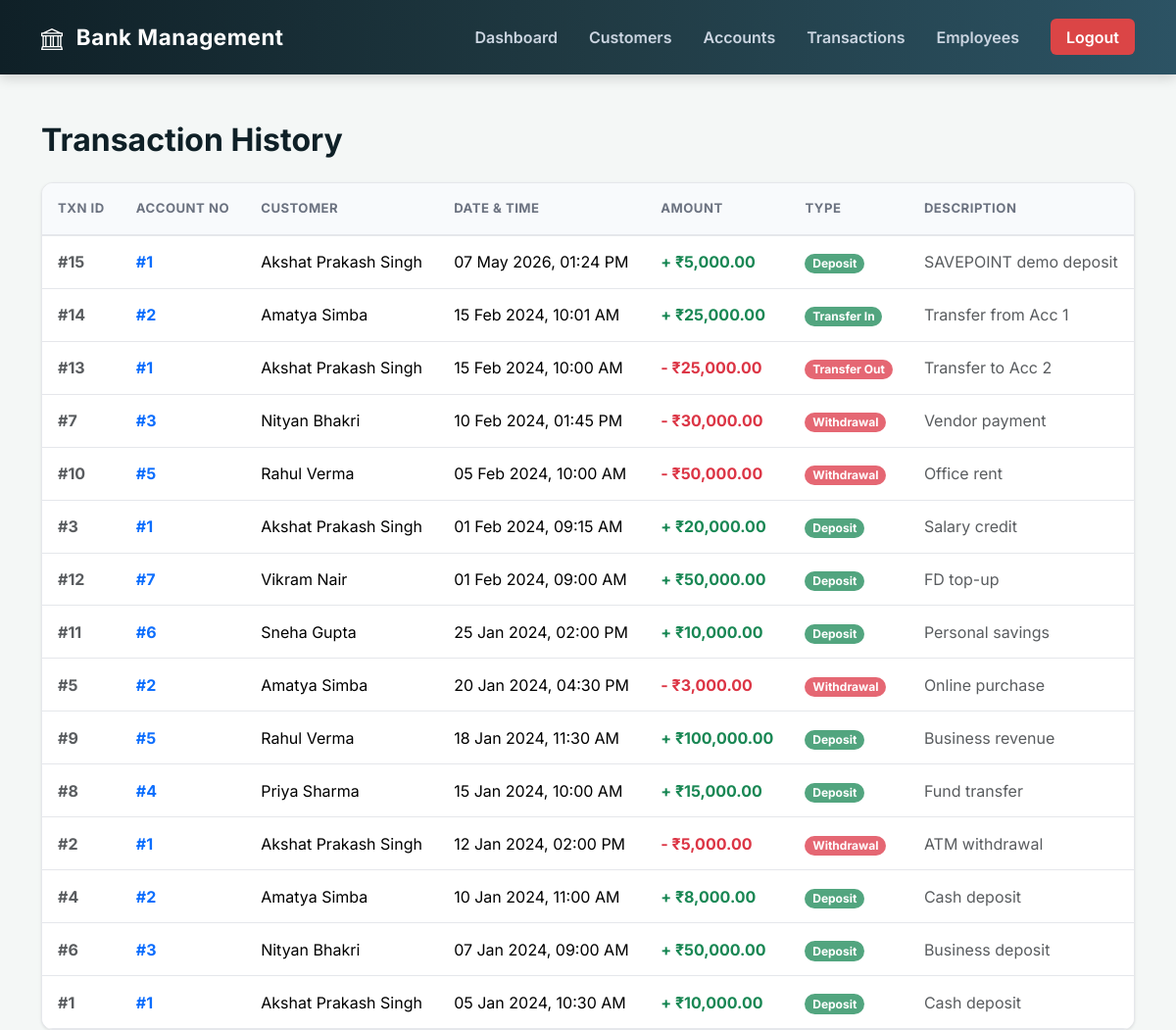
/transactions.php (signed in), run on the app's committed database.
### tables this page shows
CREATE TABLE TRANSACTION_LOG (
    Transaction_ID  INT            PRIMARY KEY AUTO_INCREMENT,
    Account_No      INT            NOT NULL,
    Txn_Date        DATETIME       NOT NULL DEFAULT CURRENT_TIMESTAMP,
    Amount          DECIMAL(15,2)  NOT NULL,
    Txn_Type        ENUM('Deposit','Withdrawal','Transfer In','Transfer Out') NOT NULL,
    Description     VARCHAR(255),
    Balance_After   DECIMAL(15,2)  NOT NULL,
    CONSTRAINT fk_txn_acc FOREIGN KEY (Account_No) REFERENCES ACCOUNT(Account_No) ON DELETE RESTRICT,
    CONSTRAINT chk_amount CHECK (Amount > 0)
);

CREATE TABLE CUSTOMER (
    Customer_ID   INT            PRIMARY KEY AUTO_INCREMENT,
    Name          VARCHAR(100)   NOT NULL,
    Address       VARCHAR(200),
    Phone_No      VARCHAR(15)    UNIQUE NOT NULL,
    Email         VARCHAR(100)   UNIQUE,
    DOB           DATE,
    City          VARCHAR(80),
    State         VARCHAR(80)
);

### transactions.php (the view, shortened to what this page needs)
<?php
include("db.php");
?>
<?php include("navbar.php"); ?>
<div class="container mt-5">
    <h2 class="mb-4" style="font-weight: 700; color: var(--primary-dark);">Transaction History</h2>
    <div class="bank-table-wrapper">
        <table class="table bank-table table-hover table-borderless">
            <thead>
                <tr>
                    <th>Txn ID</th>
                    <th>Account No</th>
                    <th>Customer</th>
                    <th>Date &amp; Time</th>
                    <th>Amount</th>
                    <th>Type</th>
                    <th>Description</th>
                </tr>
            </thead>
            <tbody>
            <?php
            $result = $conn->query("
                SELECT T.*, C.Name AS Customer_Name
                FROM TRANSACTION_LOG T
                JOIN ACCOUNT A ON T.Account_No = A.Account_No
                JOIN CUSTOMER C ON A.Customer_ID = C.Customer_ID
                ORDER BY T.Txn_Date DESC
            ");
            while ($row = $result->fetch_assoc()) {
                $isCredit  = in_array($row['Txn_Type'], ['Deposit', 'Transfer In']);
                $amtClass  = $isCredit ? 'text-success' : 'text-danger';
                $sign      = $isCredit ? '+' : '-';
                $badge     = $isCredit ? 'bg-success' : 'bg-danger';
                echo "<tr>";
                echo "<td><strong class='text-muted'>#" . $row['Transaction_ID'] . "</strong></td>";
                echo "<td><strong class='text-primary'>#" . $row['Account_No'] . "</strong></td>";
                echo "<td>" . htmlspecialchars($row['Customer_Name']) . "</td>";
                echo "<td>" . date('d M Y, h:i A', strtotime($row['Txn_Date'])) . "</td>";
                echo "<td><span class='fw-bold $amtClass'>$sign ₹" . number_format($row['Amount'], 2) . "</span></td>";
                echo "<td><span class='badge rounded-pill $badge bg-opacity-75'>" . $row['Txn_Type'] . "</span></td>";
                echo "<td class='text-muted'>" . htmlspecialchars($row['Description'] ?? '—') . "</td>";
                echo "</tr>";
            }
            ?>
            </tbody>
        </table>
    </div>
</div>
</body>
</html>

### style.css (style rules this page uses)
:root { --primary-dark: #0f2027; --primary: #203a43; --accent: #2c5364; --bg-color: #f4f7f6; --card-bg: #ffffff; --text-main: #333333; --text-muted: #6b7280; --border-color: #e5e7eb; --danger: #ef4444; }
body { font-family: 'Inter', sans-serif; background-color: var(--bg-color); color: var(--text-main); }
.bank-table-wrapper { background: white; border-radius: 12px; overflow: hidden; box-shadow: 0 1px 3px rgba(0,0,0,0.1); border: 1px solid var(--border-color); }
.table.bank-table { margin-bottom: 0; }
.bank-table thead th { background-color: #f8fafc; color: var(--text-muted); font-size: 0.82rem; text-transform: uppercase; letter-spacing: 0.5px; border-bottom: 2px solid var(--border-color); padding: 1rem; }
.bank-table tbody td { padding: 0.9rem 1rem; vertical-align: middle; border-bottom: 1px solid var(--border-color); }

### data on the page
transaction_log: Transaction_ID "15", Account_No "1", customer.Name "Akshat Prakash Singh", Txn_Date "07 May 2026, 01:24 PM", Txn_Type "+", Amount "5,000.00", Txn_Type "Deposit", Description "SAVEPOINT demo deposit"
transaction_log: Transaction_ID "14", Account_No "2", customer.Name "Amatya Simba", Txn_Date "15 Feb 2024, 10:01 AM", Txn_Type "+", Amount "25,000.00", Txn_Type "Transfer In", Description "Transfer from Acc 1"
transaction_log: Transaction_ID "13", Account_No "1", customer.Name "Akshat Prakash Singh", Txn_Date "15 Feb 2024, 10:00 AM", Txn_Type "-", Amount "25,000.00", Txn_Type "Transfer Out", Description "Transfer to Acc 2"
transaction_log: Transaction_ID "7", Account_No "3", customer.Name "Nityan Bhakri", Txn_Date "10 Feb 2024, 01:45 PM", Txn_Type "-", Amount "30,000.00", Txn_Type "Withdrawal", Description "Vendor payment"
transaction_log: Transaction_ID "10", Account_No "5", customer.Name "Rahul Verma", Txn_Date "05 Feb 2024, 10:00 AM", Txn_Type "-", Amount "50,000.00", Txn_Type "Withdrawal", Description "Office rent"
transaction_log: Transaction_ID "3", Account_No "1", customer.Name "Akshat Prakash Singh", Txn_Date "01 Feb 2024, 09:15 AM", Txn_Type "+", Amount "20,000.00", Txn_Type "Deposit", Description "Salary credit"
transaction_log: Transaction_ID "12", Account_No "7", customer.Name "Vikram Nair", Txn_Date "01 Feb 2024, 09:00 AM", Txn_Type "+", Amount "50,000.00", Txn_Type "Deposit", Description "FD top-up"
transaction_log: Transaction_ID "11", Account_No "6", customer.Name "Sneha Gupta", Txn_Date "25 Jan 2024, 02:00 PM", Txn_Type "+", Amount "10,000.00", Txn_Type "Deposit", Description "Personal savings"
transaction_log: Transaction_ID "5", Account_No "2", customer.Name "Amatya Simba", Txn_Date "20 Jan 2024, 04:30 PM", Txn_Type "-", Amount "3,000.00", Txn_Type "Withdrawal", Description "Online purchase"
transaction_log: Transaction_ID "9", Account_No "5", customer.Name "Rahul Verma", Txn_Date "18 Jan 2024, 11:30 AM", Txn_Type "+", Amount "100,000.00", Txn_Type "Deposit", Description "Business revenue"
transaction_log: Transaction_ID "8", Account_No "4", customer.Name "Priya Sharma", Txn_Date "15 Jan 2024, 10:00 AM", Txn_Type "+", Amount "15,000.00", Txn_Type "Deposit", Description "Fund transfer"
transaction_log: Transaction_ID "2", Account_No "1", customer.Name "Akshat Prakash Singh", Txn_Date "12 Jan 2024, 02:00 PM", Txn_Type "-", Amount "5,000.00", Txn_Type "Withdrawal", Description "ATM withdrawal"
transaction_log: Transaction_ID "4", Account_No "2", customer.Name "Amatya Simba", Txn_Date "10 Jan 2024, 11:00 AM", Txn_Type "+", Amount "8,000.00", Txn_Type "Deposit", Description "Cash deposit"
transaction_log: Transaction_ID "6", Account_No "3", customer.Name "Nityan Bhakri", Txn_Date "07 Jan 2024, 09:00 AM", Txn_Type "+", Amount "50,000.00", Txn_Type "Deposit", Description "Business deposit"
transaction_log: Transaction_ID "1", Account_No "1", customer.Name "Akshat Prakash Singh", Txn_Date "05 Jan 2024, 10:30 AM", Txn_Type "+", Amount "10,000.00", Txn_Type "Deposit", Description "Cash deposit"
